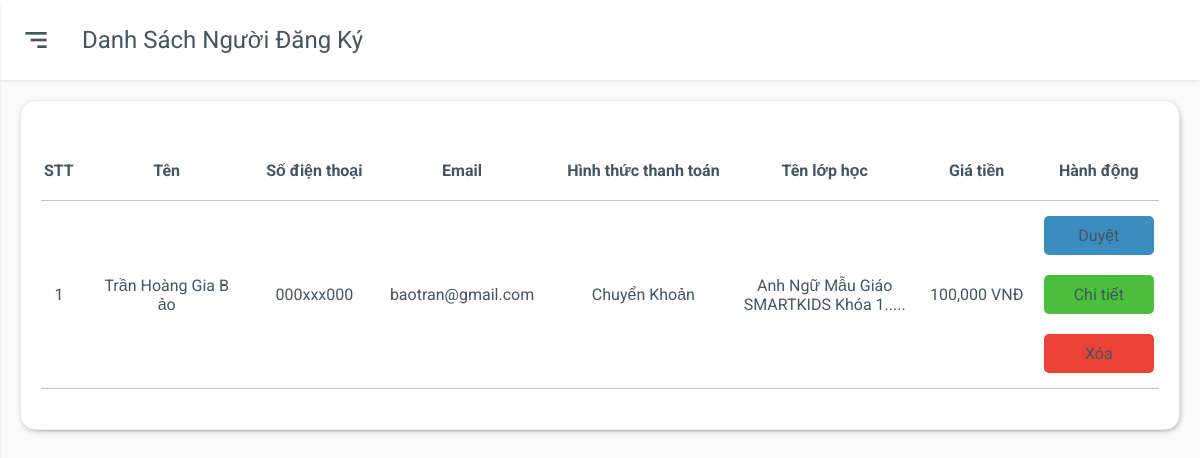
Page /admin/listregister.php (signed in) on the committed database.
### tables this page shows
CREATE TABLE `tbl_register` (
  `registerId` int(11) NOT NULL,
  `registerName` varchar(255) NOT NULL,
  `registerEmail` varchar(255) NOT NULL,
  `registerPhone` varchar(255) NOT NULL,
  `registerPayment` bit(1) NOT NULL,
  `registerDesire` varchar(255) NOT NULL,
  `registerStatus` bit(1) NOT NULL,
  `classId` int(11) UNSIGNED NOT NULL
);

CREATE TABLE `tbl_class` (
  `classId` int(11) UNSIGNED NOT NULL,
  `className` varchar(255) NOT NULL,
  `coursesId` int(11) NOT NULL,
  `classDesc` text NOT NULL,
  `classTime` date DEFAULT NULL,
  `classLesson` int(11) NOT NULL,
  `classLearnTime` text NOT NULL,
  `classAddress` text NOT NULL,
  `classPrice` varchar(255) NOT NULL,
  `classTeacher` varchar(255) NOT NULL,
  `classMentor` varchar(255) NOT NULL,
  `classTeacherAvatar` varchar(255) NOT NULL,
  `classMentorAvatar` varchar(255) NOT NULL,
  `classTeacherIntro` text NOT NULL,
  `classMentorIntro` text NOT NULL,
  `classTeacherDesc` varchar(255) NOT NULL,
  `classMentorDesc` varchar(255) NOT NULL,
  `classStatus` int(1) NOT NULL
);

### lib/database.php (called while the page is built, shortened)
<?php
Class Database{
   public $host   = DB_HOST;
   public $user   = DB_USER;
   public $pass   = DB_PASS;
   public $dbname = DB_NAME;
   public $link;
private function connectDB(){
   $this->link = new mysqli($this->host, $this->user, $this->pass,$this->dbname);
  mysqli_set_charset($this->link,"utf8");
 }
public function select($query){
  $result = $this->link->query($query) or
   die($this->link->error.__LINE__);
  if($result->num_rows > 0){
    return $result;
  } else {
    return false;
  }
 }
}
?>

### classes/register.php (called while the page is built, shortened)
<?php
    $filepath = realpath(dirname(__FILE__));
    include_once ($filepath.'/../lib/database.php');
    include_once ($filepath.'/../helpers/format.php');
?>
<?php
 class register
 {
    private $db;
    public function __construct()
    {
        $this->db = new Database();
    }
    public function show_register(){
        $query = "SELECT tbl_register.*,tbl_class.className,tbl_class.classPrice
        FROM tbl_register INNER JOIN tbl_class ON tbl_class.classId = tbl_register.classId ORDER BY registerStatus ASC ";
        $result = $this->db->select($query);
        return $result;
    }
}
?>

### helpers/format.php (called while the page is built, shortened)
<?php
class Format{
 public function textShorten($text, $limit = 400){
    $text = $text. " ";
    $text = substr($text, 0, $limit);
    $text = substr($text, 0, strrpos($text, ' '));
    $text = $text.".....";
    return $text;
 }
 public function formatMoney($money){
   return number_format($money, 0, '', ',').' VNĐ';
 }
}
?>

### admin/listregister.php (the view, shortened to what this page needs)
<?php
    $title = "Danh sách người đăng ký";
    include './inc/sidebar.php';
    include '../classes/register.php';
    include_once '../helpers/format.php';
?>
<?php
    $register= new register();
    $fm = new Format();
?>
<div class="main">
    <div class="main-header">
        <div class="mobile-toggle" id="mobile-toggle">
            <i class='bx bx-menu-alt-right'></i>
        </div>
        <div class="main-title">
            <?php
            echo $title;
            ?>
        </div>
    </div>
    <div class="main-content">
        <div class="row">
            <div class="col-12">
                <div class="box">
                    <div class="box-body overflow-scroll">
                        <table>
                            <thead>
                                <tr class="box-item-header box-item">
                                    <th>STT</th>
                                    <th>Tên</th>
                                    <th>Số điện thoại</th>
                                    <th>Email</th>
                                    <th>Hình thức thanh toán</th>
                                    <th>Tên lớp học</th>
                                    <th>Giá tiền</th>
                                    <th>Hành động</th>
                                </tr>
                            </thead>
                            <tbody>
                                <?php
                                    $show_register= $register->show_register();
                                    if(isset($show_register))
                                    {
                                        $i = 0;
                                        while($result = $show_register->fetch_assoc()){
                                            $i++;
                                ?>
                                <tr class="box-item <?php if($result['registerStatus'] == 1) echo 'checked';?>">
                                    <td>
                                        <?php echo $i?>
                                    </td>
                                    <td>
                                        <a href="registerdetails.php?Id=<?php echo $result['registerId'] ?>">
                                            <?php echo $result['registerName']; ?>
                                        </a>
                                    </td>
                                    <td>
                                        <?php echo $result['registerPhone']; ?>
                                    </td>
                                    <td>
                                        <?php echo $result['registerEmail']; ?>
                                    </td>
                                    <td>
                                        <?php
                                         if($result['registerPayment'] == 0)
                                        {
                                            echo 'Chuyển Khoản';
                                        }
                                        else{
                                            echo 'Tiền Mặt';
                                        }
                                        ?>
                                    </td>
                                    <td>
                                        <?php echo $fm->textShorten($result['className'],50); ?>
                                    </td>
                                    <td>
                                        <?php echo $fm->formatMoney($result['classPrice']); ?>
                                    </td>
                                    <td>
                                        <div class=" action-box">
                                            <?php if($result['registerStatus'] == 0)
                                            {
                                                $Id = $result['registerId'];
                                                echo "<a href='listregister.php?checkid=$Id'class='action-box__edit'>Duyệt</a>";
                                            }
                                            ?>
                                            <a href="registerdetails.php?Id=<?php echo $result['registerId'] ?>"
                                                class="action-box__details">Chi tiết</a>
                                            <a href="listregister.php?delid=<?php echo $result['registerId'] ?>"
                                                class="action-box__remove">Xóa</a>
                                        </div>
                                    </td>
                                </tr>
                                <?php
                                        }
                                    }
                                    ?>
                            </tbody>
                        </table>
                    </div>
                </div>
            </div>
        </div>
    </div>
</div>
<?php
    include './inc/footer.php';
?>

### admin/css/grid.css (style rules this page uses)
.row { display: flex; flex-wrap: wrap; margin: 0 -15px; }
[class*="col-"] { padding: 0 15px; margin-bottom: 20px; }
.col-12 { width: 100%; }

### admin/css/app.css (style rules this page uses)
:root { --body-bg: #fafafb; --box-bg: #ffffff; --main-color: #0652dd; --text-color: #455560; --text-second-color: #72849ab3; --border-color: #e9e9e9; --menu-item-active-bg: rgba(62, 121, 247, 0.1); --black: #000; --box-border-radius: 15px; --sidebar-size: 260px; --sidebar-logo-img-size: 45px; --sidebar-logo-size: 80px; --profile-image-size: 45px; --main-header-height: 80px; --shadow: 0 1px 4px -1px rgb(0 0 0 / 15%); --darkmode-toggle-size: 20px; --while: #fff; }
* { padding: 0; margin: 0; box-sizing: border-box; }
body { font-family: "Roboto", sans-serif; background-color: var(--body-bg); color: var(--text-color); position: relative; }
a { text-decoration: none; color: unset; display: inline-block; }
.main { padding-left: var(--sidebar-size); }
.main-header { height: var(--main-header-height); display: flex; align-items: center; padding: 20px; background-color: var(--box-bg); box-shadow: var(--shadow); }
.mobile-toggle { display: none; }
.main-title { text-transform: capitalize; font-size: 1.5rem; }
.main-content { padding: 20px; }
.box { background-color: var(--box-bg); padding: 20px; border: 0.5px solid var(--border-color); border-radius: var(--box-border-radius); margin-bottom: 20px; box-shadow: 1px 2px 7px -4px #333; }
.box-item, .box-item-header { border-bottom: 1px solid rgba(51, 51, 51, 0.295); }
.box-item p, .box-item a { padding: 20px; word-break: break-all; }
.box-item { position: relative; }
.box-item::before { content: ""; width: 100%; height: 0; right: 0; background: transparent; top: 0; left: 0; position: absolute; }
.box-body { padding: 20px 0; width: 100%; display: block; }
table { width: 100%; min-width: 1000px; border-collapse: collapse; }
table thead tr { text-align: left; }
table th { text-align: center; }
table th, table td { padding: 20px 0; }
table td { padding: 5px; text-align: center; max-width: 150px; text-align: center; }
.overflow-scroll { overflow-y: auto; }
@media only screen and (max-width: 1280px) { .main { padding-left: 0; } }
@media only screen and (max-width: 1280px) { .mobile-toggle, .sidebar-close { display: grid; place-items: center; font-size: 2rem; margin-right: 30px; cursor: pointer; } }
.action-box { display: flex; flex-direction: column; align-items: center; justify-content: center; }
.action-box a { padding: 10px 20px; margin: 10px 0; width: 100%; border-radius: 5px; }
.action-box__edit { background-color: #3b8cbf; }
.action-box__details { background-color: #4abf3b; }
.action-box__remove { background-color: #ea4335; }

### rows in the picture
tbl_register: registerName "Trần Hoàng Gia Bảo", registerPhone "000xxx000", registerEmail "baotran@gmail.com", registerPayment "Chuyển Khoản", classId.className "Anh Ngữ Mẫu Giáo SMARTKIDS Khóa 1.....", classId.classPrice "100,000 VNĐ"

### other values in the picture
$title "Danh Sách Người Đăng Ký"
